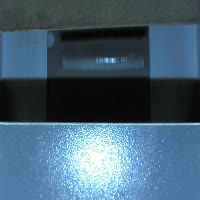
#> input picture frame 54 of copsB.avi, 200 x 200 px, given in place of hpdiffthreadaug31.mp4, which was not available
$ python threadclass.py   (older library calls are emulated)
#> lines starting #> are read from the running program, lines starting #| are printed output that depends on the picture; after the words box and inside, x2 and y2 are one past the last pixel; in counts of white or black regions, pixels touching at a corner belong together; pictures that were not available may be replaced by others from this repository, and a replacement may not be noted
import cv2
import numpy as np


#functions
# Extract all the contours from the image
def get_all_contours(img):
    # ref_gray = cv2.cvtColor(img, cv2.COLOR_BGR2GRAY)
    # ret, thresh = cv2.threshold(img, 127, 255, 0)
    # cv2.imshow("threshold",thresh)
    thresh = backSub.apply(img,learningRate = -1 )
    # Find all the contours in the thresholded image. The values
    # for the second and third parameters are restricted to a
    # certain number of possible values.
    contours, hierarchy = cv2.findContours(thresh.copy(),cv2.RETR_LIST, \
    cv2.CHAIN_APPROX_SIMPLE )
    final_contour = 0
    area = 0
    for i in range(len(contours)):
        if max(cv2.contourArea(contours[i]),area) > area:
            area = max(cv2.contourArea(contours[i]),area)
            final_contour = contours[i]
    # print(len(final_contour))
    print(final_contour)
    return final_contour


cam = cv2.VideoCapture("/home/cvr/projects/CopSorting/videos/hpdiffthreadaug31.mp4")
# Version under opencv 3.0.0 cv2.FastFeatureDetector()
fast = cv2.FastFeatureDetector_create()
fast.setNonmaxSuppression(False)
kernel_emboss_1 = np.array([[1,0,0],
 [0,0,0],
 [0,0,-1]])
backSub = cv2.createBackgroundSubtractorKNN()
while True:
    ret , frame = cam.read()
#> frame is the input picture: shape (200, 200, 3); mean B, G, R 113.8, 95.3, 69.3
    # cv2.imshow("input",frame)
    gray_image = cv2.cvtColor(frame,cv2.COLOR_BGR2GRAY)
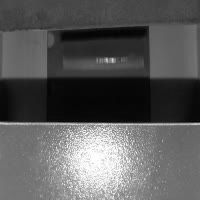
#> gray_image: shape (200, 200); min 2, max 255, mean 89.6
    input_contours = get_all_contours(gray_image)
#> in get_all_contours, `thresh = backSub.apply(img,learningRate = -1 )`: thresh: shape (200, 200); every value is 255
#> in get_all_contours, `contours, hierarchy = cv2.findContours(thresh.copy(),cv2.RETR_LIST, \ ..`: contours = [[[0, 0], [0, 199], [199, 199], [199, 0]]]
#> the loop in get_all_contours, `for i in range(len(contours)):` made 1 pass
#> (area, final_contour) on pass 1: (39601, [[0, 0], [0, 199], [199, 199], [199, 0]])
#> after the loop in get_all_contours, `for i in range(len(contours)):`: area = 39601
#| [[[  0   0]]
#|  [[  0 199]]
#|  [[199 199]]
#|  [[199   0]]]
#> input_contours = [[0, 0], [0, 199], [199, 199], [199, 0]]
    # [7 lines of commented-out code are left out]
    contour_img = frame.copy()
    cv2.drawContours(contour_img, input_contours, -1, color=(0,0,0),thickness=3)
#> contour_img: shape (200, 200, 3); 0.06% of pixels changed, all inside (x1, y1, x2, y2) = (0, 0, 200, 200)

    # [14 lines of commented-out code are left out]

    cv2.imshow("frame",frame)
    cv2.imshow("contour",contour_img)

    cv2.waitKey(100)

$ run again, starting later in the video
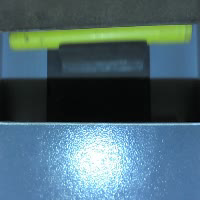
#> input picture frame 243 of copsB.avi, 200 x 200 px, given in place of hpdiffthreadaug31.mp4, which was not available
#> frame is the input picture: shape (200, 200, 3); mean B, G, R 113.4, 104.4, 76.4
#> `gray_image = cv2.cvtColor(frame,cv2.COLOR_BGR2GRAY)`:
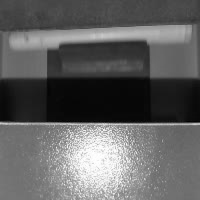
#> gray_image: shape (200, 200); min 1, max 255, mean 97
#> thresh: shape (200, 200); every value is 255
#> contours = [[[0, 0], [0, 199], [199, 199], [199, 0]]]
#> the loop in get_all_contours, `for i in range(len(contours)):` made 1 pass
#> (area, final_contour) on pass 1: (39601, [[0, 0], [0, 199], [199, 199], [199, 0]])
#> after the loop in get_all_contours, `for i in range(len(contours)):`: area = 39601
#| [[[  0   0]]
#|  [[  0 199]]
#|  [[199 199]]
#|  [[199   0]]]
#> input_contours = [[0, 0], [0, 199], [199, 199], [199, 0]]
#> contour_img: shape (200, 200, 3); 0.06% of pixels changed, all inside (x1, y1, x2, y2) = (0, 0, 200, 200)

$ run again, starting later in the video
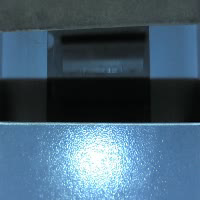
#> input picture frame 433 of copsB.avi, 200 x 200 px, given in place of hpdiffthreadaug31.mp4, which was not available
#> frame is the input picture: shape (200, 200, 3); mean B, G, R 113.3, 94.8, 69
#> `gray_image = cv2.cvtColor(frame,cv2.COLOR_BGR2GRAY)`:
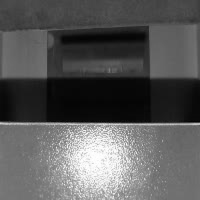
#> gray_image: shape (200, 200); min 2, max 255, mean 89.1
#> thresh: shape (200, 200); every value is 255
#> contours = [[[0, 0], [0, 199], [199, 199], [199, 0]]]
#> the loop in get_all_contours, `for i in range(len(contours)):` made 1 pass
#> (area, final_contour) on pass 1: (39601, [[0, 0], [0, 199], [199, 199], [199, 0]])
#> after the loop in get_all_contours, `for i in range(len(contours)):`: area = 39601
#| [[[  0   0]]
#|  [[  0 199]]
#|  [[199 199]]
#|  [[199   0]]]
#> input_contours = [[0, 0], [0, 199], [199, 199], [199, 0]]
#> contour_img: shape (200, 200, 3); 0.06% of pixels changed, all inside (x1, y1, x2, y2) = (0, 0, 200, 200)
